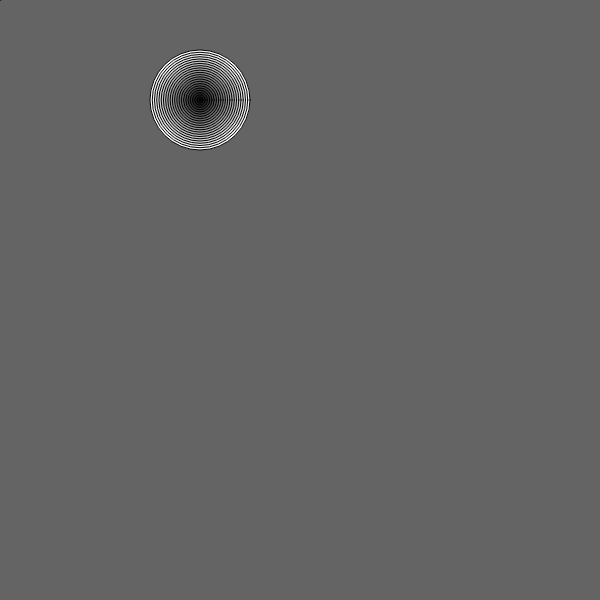
Frame 1 (no input)
Frame 60 (no input): identical to frame 1, image omitted
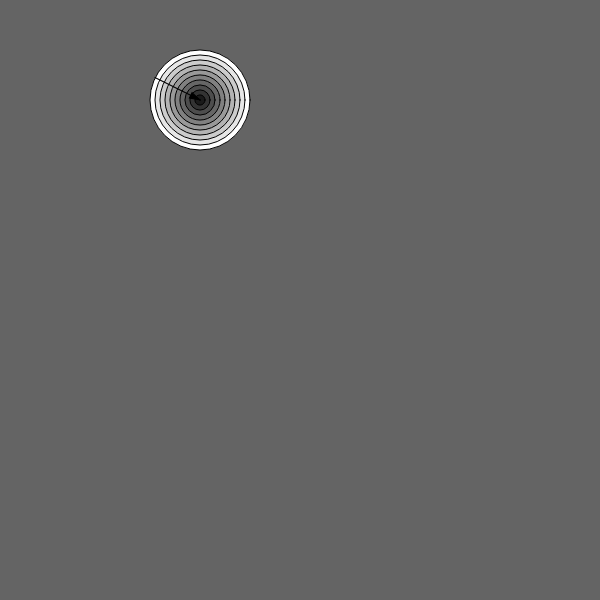
Frame 120 (the mouse pressed at the canvas centre since frame 60)

The p5.js sketch that drew these frames (run headless with seeded random() and noise() and a simulated clock; from frame 60 on, the mouse is pressed at the canvas centre):

// p5.js sketch
// ── sketch.js
var x1 = 200;
var y1 = 100;
var targetx = 0;
var targety = 0;
var x2 = 0;
var y2 = 0;

var isFired = false;

function setup() {
  createCanvas(600, 600);

  targetX = mouseX;
  targetY = mouseY;
  x2 = targetX;
  yx = targetY;
}

function draw() {
  background(100);
  var targetDist = distance(x1, y1, x2, y2);
  drawTarget(x1, y1, 100, targetDist/10);
  var arrowAngle = calcAngle(x1, y1, x2, y2);
  if (isFired) {
    targetX = x1;
    targetY = y1;
  } else {
    targetX = mouseX;
    targetY = mouseY;
  }
  animateArrow();
  push();
  translate (x2, y2);
  rotate(arrowAngle + Math.PI/2);
  drawArrow(50);
  pop();
}

function animateArrow() {
  var dx = targetX - x2;
  var dy = targetY - y2;
  x2 = x2 + dx * 0.1;
  y2 = y2 + dy * 0.1;
}

function mousePressed() {
  isFired = !isFired;
}

function drawArrow(arrowLength) {
  triangle(0, 0, 3, 10, -3, 10)
  noFill();
  stroke(0);
  line(0, 0, 0, arrowLength)
}

function calcAngle(x1, y1, x2, y2) {
  var dx = x1 - x2;
  var dy = y1 - y2;
  var angle = Math.atan2(dy, dx);
  return angle;
}

function drawTarget(x, y, size, numOfCircles) {
  var circleSize = size;
  for (var i = 0; i < numOfCircles; i++) {
    var step = (numOfCircles-i)/numOfCircles;
    fill (255 * step);
    var size = circleSize * step;
    ellipse(x, y, size, size);
  }
}

function distance(xpos1, ypos1, xpos2, ypos2) {
  var dx = xpos1 - ypos2;
  var dy = ypos1 - ypos2;
  var dist = Math.sqrt(dx*dx + dy*dy);
  return dist;
}
